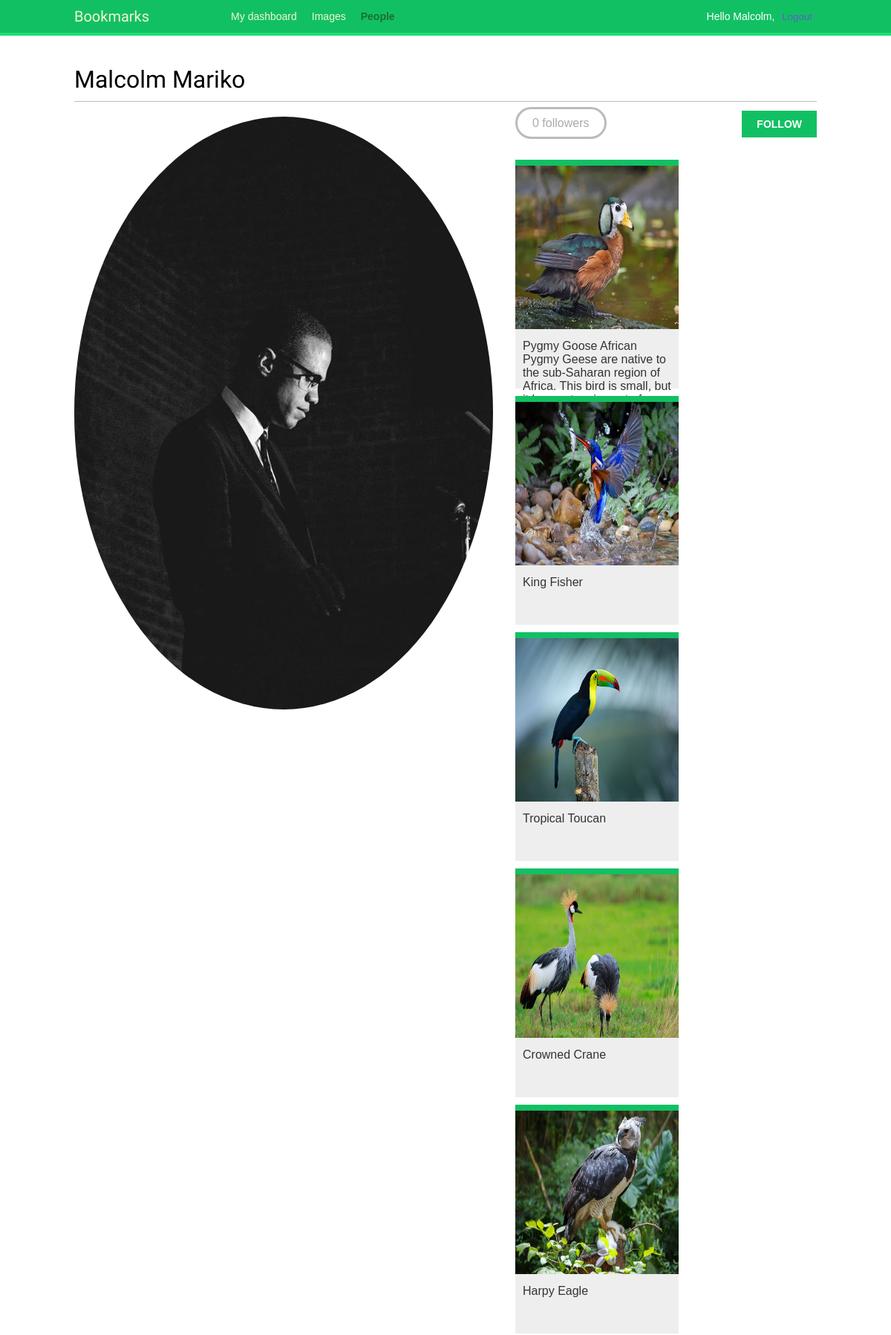
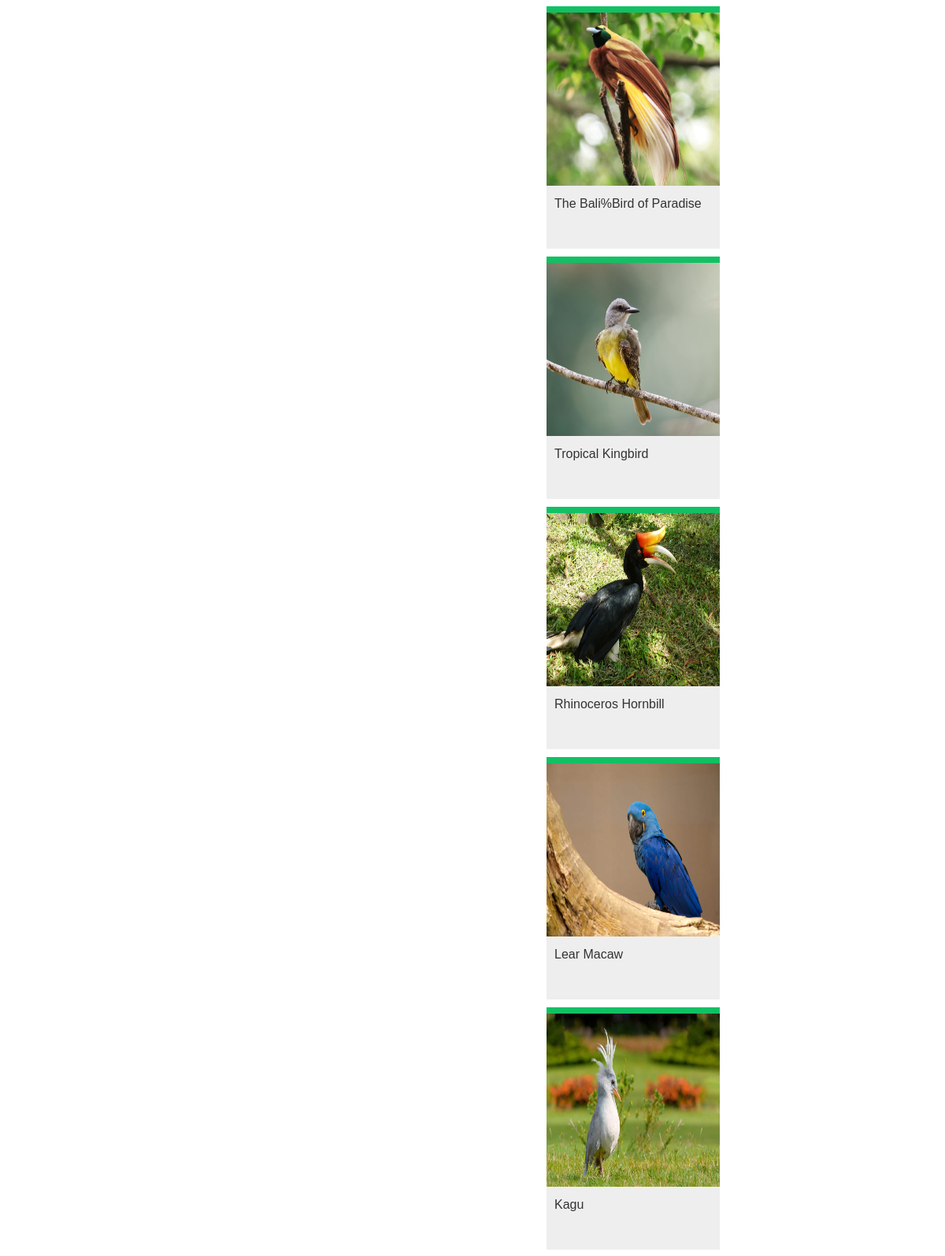
The app's page /account/users/Malcolm/ (signed in, upper part) with its own data (2 pictures, top to bottom).
### account/models.py (models this page shows, shortened)
class Profile(models.Model):
    user = models.OneToOneField(settings.AUTH_USER_MODEL,
                                on_delete=models.CASCADE)
    date_of_birth = models.DateField(blank=True, null=True)
    photo = models.ImageField(upload_to='users/%Y/%m/%d/',
                              blank=True)

### images/models.py (models this page shows, shortened)
class Image(models.Model):
    user = models.ForeignKey(settings.AUTH_USER_MODEL,
                             related_name='images_created',
                             on_delete=models.CASCADE)
    title = models.CharField(max_length=200)
    slug = models.SlugField(max_length=200, blank=True)
    url = models.URLField(max_length=2000)
    image = models.ImageField(upload_to='images/%Y/%m/%d/')
    description = models.TextField(blank=True)
    created = models.DateField(auto_now_add=True)
    users_like = models.ManyToManyField(settings.AUTH_USER_MODEL,
                                        related_name='images_liked',
                                        blank=True)
    class Meta:
        indexes = [
            models.Index(fields=['-created']),
        ]
        ordering = ['-created']
    def get_absolute_url(self):
        return reverse('images:detail', args=[self.id,
                                              self.slug])

### account/views.py (the view)
# urls.py: path('users/<username>/', views.user_detail, name='user_detail'),
@login_required
def user_detail(request, username):
    user = get_object_or_404(User,
                             username=username,
                             is_active=True)
    return render(request,
                  'account/user/detail.html',
                  {'section': 'people',
                   'user': user})

### account/templates/account/user/detail.html (shortened to what this page needs)
{% extends "base.html" %}
{% load thumbnail %}
{% block content %}
    <h1>{{ user.get_full_name }}</h1>
    <div class="profile-info">
        <img src="{% thumbnail user.profile.photo 180x180 %}" class="user-detail">
    </div>
    {% with total_followers=user.followers.count %}
        <span class="count">
            <span class="total">{{ total_followers }}</span>
            follower{{ total_followers|pluralize }}
        </span>
        <a href="#" data-id="{{ user.id }}" data-action="{% if request.user in user.followers.all %}un{% endif %}follow" class="follow button">
            {% if request.user not in user.followers.all %}
                Follow
            {% else %}
                Unfollow
            {% endif %}
        </a>
        <div id="image-list" class="image-container">
            {% include "images/image/list_images.html" with images=user.images_created.all %}
        </div>
    {% endwith %}
{% endblock %}

### account/templates/base.html (shortened to what this page needs)
{% load static %} <!DOCTYPE html>
<html>
  <head>
    <link href="{% static 'css/base.css' %}" rel="stylesheet" />
  </head>
  <body>
    <div id="header">
      <span class="logo">Bookmarks</span>
      {% if request.user.is_authenticated %}
      <ul class="menu">
        <li {% if section == "dashboard" %}class="selected"{% endif %}>
          <a href="{% url "dashboard" %}">My dashboard</a>
        </li>
        <li {% if section == "images" %}class="selected"{% endif %}>
          <a href="{% url "images:list" %}">Images</a>
        </li>
        <li {% if section == "people" %}class="selected"{% endif %}>
          <a href="{% url "user_list" %}">People</a>
        </li>
      </ul>
      {% endif %}
      <span class="user">
        {% if request.user.is_authenticated %}
        Hello {{ request.user.first_name|default:request.user.username }},
        <form
          method="post"
          action="{% url 'logout' %}"
          style="display:inline;"
        >
          <button
            type="submit"
            style="background:none; border:none; padding:20; color:rgb(94, 94, 199); cursor:pointer;"
          >
            Logout
          </button>
        </form>
        {% else %}
        <a href="{% url "login" %}">Log-in</a>
        {% endif %}
      </span>
    </div>
    <div id="content">
      {% block content %} {% endblock %}
    </div>
  </body>
</html>

### images/templates/images/image/list_images.html
{% load thumbnail %}
{% for image in images %}
<div class="image">
    <a href="{{ image.get_absolute_url }}">
        {% thumbnail image.image 300x300 crop="smart" as im %}
        <img src="{{ im.url }}">
    </a>
    <div class="info">
        <a href="{{ image.get_absolute_url }}" class="title">
            {{ image.title }}
        </a>
    </div>
</div>
{% endfor %}

### account/static/css/base.css (style rules this page uses)
body { margin:0; padding:0; font-family:helvetica, sans-serif; }
a { color:#12c064; text-decoration:none; }
h1, h2, h3, h4, h5 , h6 { font-family: 'Muli', sans-serif; font-weight:normal; }
h1 { border-bottom:1px solid #bbb; padding:0 0 10px 0; margin:10px 0 20px 0; }
#header { padding:10px 100px; font-size:14px; background:#12c064; color:#fff; border-bottom:4px solid #1cdf78; overflow:auto; }
#header .logo { font-family: 'Muli', sans-serif; float:left; color:#f3f7cc; font-size:20px; margin-right:10%; }
#header ul.menu { list-style:none; float:left; margin:0; padding:0; }
#header ul.menu li { float:left; padding:4px 10px; }
#header ul.menu li.selected a, #header ul.menu li.selected a:hover { color:#1b6d32; font-weight:bold; }
#header a { color:#f3f7cc; }
#header .user { float:right; padding-top:4px; }
#content { padding:30px 100px; }
form { overflow:auto; }
input[type=submit], a.button { font-weight:bold; background:#12c064; color:#fff; padding:10px 20px; font-size:14px; text-transform:uppercase; }
.count { color:#aaa; border:3px solid #bbb; border-radius:26px; padding:10px 20px; margin:20px 10px 0; }
a.like, a.follow { float:right; margin-top:-8px; }
#image-list { overflow:hidden; }
#image-list .image { float:left; width:220px; height:300px; margin:0 10px 10px 10px; border-top:8px solid #12c064; background:#eee; }
#image-list img { width:220px; height:220px; }
#image-list .info { padding:10px; }
#image-list .info a { color:#333; }
img.user-detail { border-radius:50%; float:left; }
.profile-info { float:left; overflow:auto; margin-right:20px; }
.image-container { margin-top:40px; }

### records on screen
Image: shows a picture, title "Pygmy Goose African Pygmy Geese are native to the sub-Saharan region of Africa. This bird is small, but…"
Image: shows a picture, title "King Fisher"
Image: shows a picture, title "Tropical Toucan"
Image: shows a picture, title "Crowned Crane"
Image: shows a picture, title "Harpy Eagle"
Image: shows a picture, title "The Bali%Bird of Paradise"
Image: shows a picture, title "Tropical Kingbird"
Image: shows a picture, title "Rhinoceros Hornbill"
Image: shows a picture, title "Lear Macaw"
Image: shows a picture, title "Kagu"

### other values on screen
{{ request.user.first_name|default:request.user.username }} "Malcolm"
{{ user.get_full_name }} "Malcolm Mariko"
{{ total_followers }} "0"
